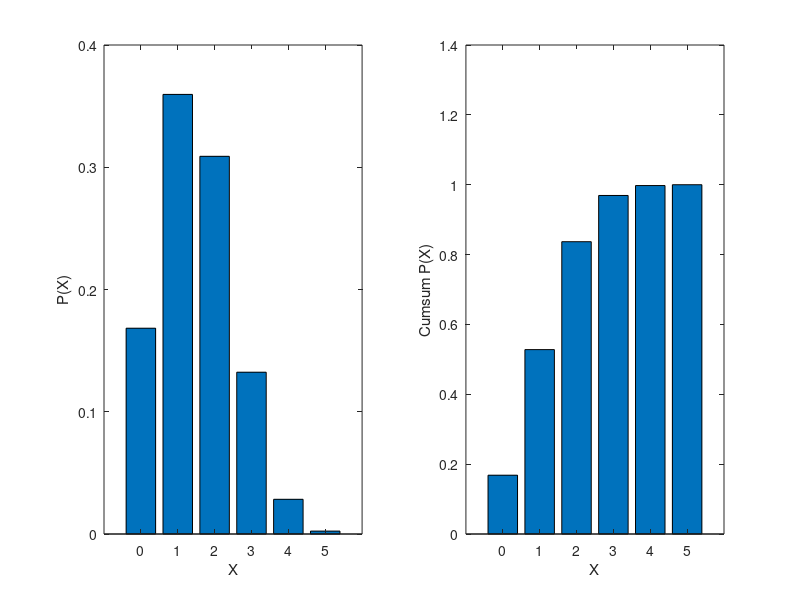

Here is the MATLAB script that generated this plot:
N = 5;
P_Defect = 0.3;
S = 1e6;

X = 0:N;
T = sum(rand(N, S) < P_Defect);
P = arrayfun(@(i)(length(find(T == i)) / S), X);

subplot(1, 2, 1);
bar(X, P);
xlabel('X');
ylabel('P(X)');

subplot(1, 2, 2);
bar(X, cumsum(P));
xlabel('X');
ylabel('Cumsum P(X)');
